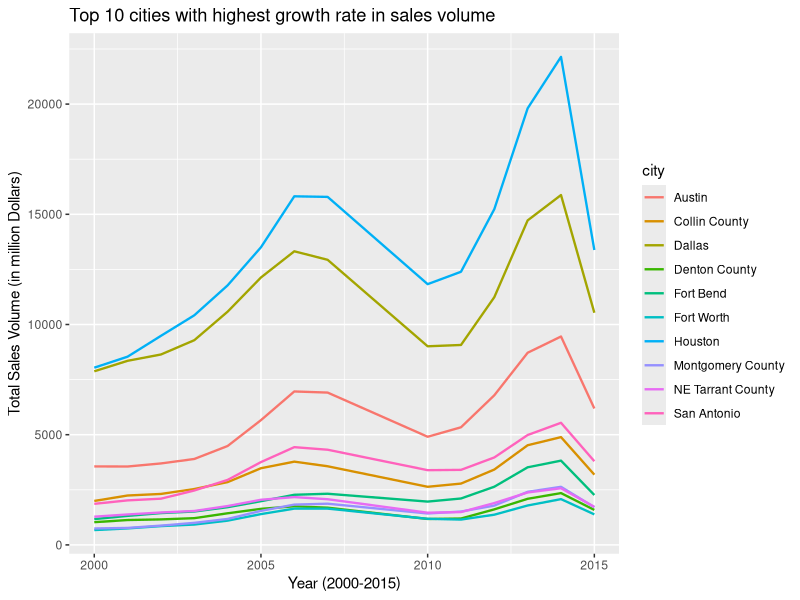
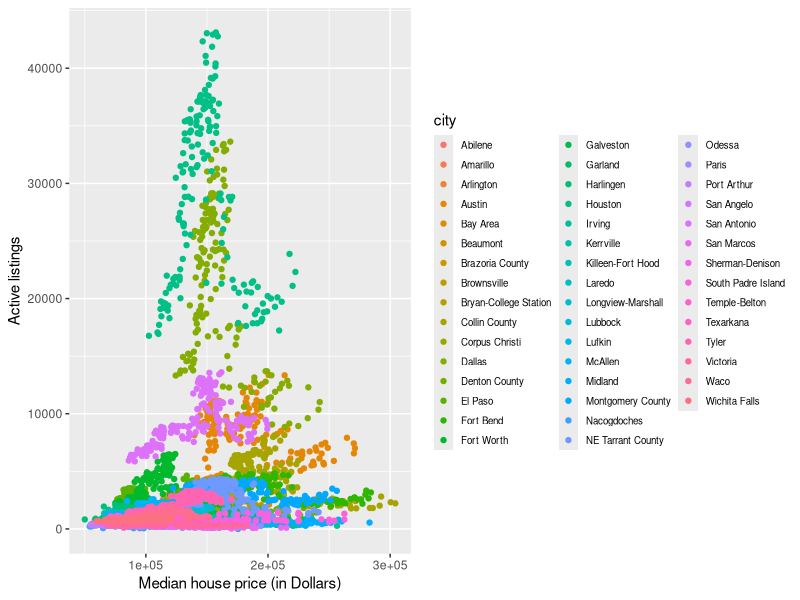
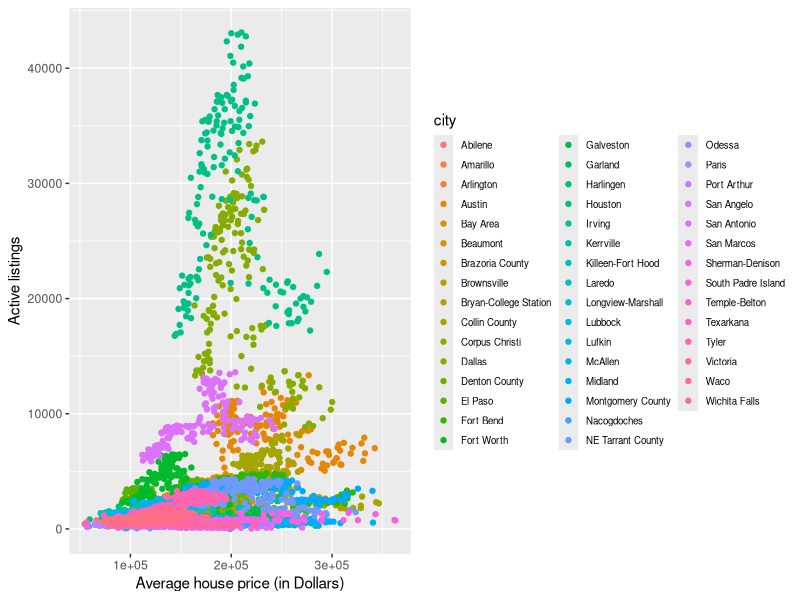

R code for these plots, in order:
# Name: Nam Nguyen
# Class: DATA 180


# Load in the libraries and data set that we are going to work with
library(ggplot2)
library(dplyr)
data(txhousing)
head(txhousing)

#------------------------------------------------------------------------------
# Excluding data from 2008 to 2009 due to the Great Depression
excl_rec <- txhousing %>%
  filter(year > 2009 | year < 2008)


# Here, I define the growth rate to be the additional sales volume gained
# through out the period form 2000 to 2015. In other words, it is the
# difference in the sales volume in 2015 and 2000 for each city.


# Since we are looking at the timeframe 2000 to 2015 and we are interested in 
# sales trend over this period, we will calculate the 
# total sales volume of the two years - 2000 and 2015 - for each city. Then, we can  
# compute the growth rate by subtracting sales volume of 2000 from 2015.


# We will calculate the total sales volume, mean, and median of 2000 and 2015 for each city.
group_data <- excl_rec %>% 
  filter(year == 2000 | year == 2015) %>% 
  group_by(city, year) %>% 
  summarize(
    total_vol_in_mil = sum(volume, na.rm = TRUE)/1000000
    )

# Compute growth rate, sort the values in descending order of growth rate so 
# the highest growing cities are at the top, and eliminate NA values arose from
# computation.
city_growth <- group_data %>%
  mutate(growth = total_vol_in_mil - lag(total_vol_in_mil)) %>%
  arrange(desc(growth)) %>%
  filter(is.na(growth) == FALSE)


# Top 10 cities with the highest growth rate experienced a grow of more
# than 400 million dollars in sales.
print(n = 10, city_growth)
top_cities <- city_growth %>% filter(growth >= 400)


# Get the names of those cities
cities <- top_cities$city


# Calculate the total sales value of each year for each city
top_cities_data <- excl_rec %>% 
  filter(city %in% cities) %>%
  group_by(city, year) %>% 
  summarize(total_vol_in_mil = sum(volume, na.rm=TRUE)/1000000)


# Visualize data using line graph as it is easy to interpret growth
ggplot(top_cities_data, aes(x = year, y = total_vol_in_mil, colour = city)) + 
  geom_line(size = .8) +
  labs(x = 'Year (2000-2015)', 
       y = "Total Sales Volume (in million Dollars)", 
       title = 'Top 10 cities with highest growth rate in sales volume')


# Customer wants to know whether the data is skewed by some outliers.

# We will approach this problem by calculating the mean house price and the 
# average median house price of the two years: 2000 and 2015. We can first filter out
# observations from 2000 and 2015. Then, we calculate the mean house price by
# dividing the total sales volume by number of sales within a year. Since we 
# do not know the exact median house price, we can use the average  median 
# house price as a replacement. To compute the average median house price, we 
# can take the average of all the median prices within a year. 
group_data_for_centr <- excl_rec %>% 
  filter(year == 2000 | year == 2015) %>% 
  group_by(city, year) %>% 
  summarize(
    mean_price = sum(volume) / sum(sales),
    avg_median_price = mean(median)
    ) %>%
  mutate(diff = mean_price - avg_median_price)


# Filters out the top cities that we are interested in. 
centr_growth <- group_data_for_centr %>%
  filter(city %in% cities)
  
# Print the table comparing mean and median of each year for each city.
print(centr_growth)


#------------------------------------------------------------------------------
# BEST TIME TO BUY HOUSE IN HISTORY


# Create a date column (year - month) to inform customers and add the average
# house price per month, since the customer wants to know the exact time
formatted_date <- excl_rec %>% 
  mutate(
    converted_year = as.character(year),
    converted_month = as.character(month), 
    time = paste(converted_year, converted_month, sep = "-")
    )


# We use median house price as the main indicator here, since median is 
# resistant to outliers. 

# Sort the median house price in ascending order to get the dates with the 
# lowest median house prices on top and filter out the top 20 best time to 
# buy a house, presuming customers prefer low prices
best_time_to_buy <- formatted_date %>% 
  select(city, time, median) %>%
  arrange(median) %>% 
  filter(median <= 59400)

print(n = 20, best_time_to_buy)
#------------------------------------------------------------------------------
# BEST TIME TO SELL HOUSE IN HISTORY


# Sort the average house price in the descending order to achieve the top dates
# with highest sales volume and filter out the top 20 best time to sell a house,
# presuming customers prefer selling houses at a high price
top_date_to_sell <- formatted_date %>%
  select(city, date, median) %>%
  arrange(desc(median)) %>%
  filter(median >= 270300)

print(top_date_to_sell)
#------------------------------------------------------------------------------
# RELATIONSHIP 

# We will filter out the NA values in the listings, and median columns. 
# Total exclusion turns out to be 1318 observations. The majority of the 
# exclusions coming from NA values in the listings column.
relationship <- excl_rec %>% 
  mutate(avg_house_price = volume/sales) %>%
  select(city, median, avg_house_price, listings) %>%
  filter(is.na(listings) == FALSE, 
         is.na(median) == FALSE
         )


# Visualize the relationship between median house price and active listings
ggplot(relationship, aes(x=median, y=listings, colour=city)) +
  geom_point() + 
  labs(
    x = "Median house price (in Dollars)",
    y = "Active listings"
  ) + 
  theme(
    legend.key.size = unit(0.5, "cm"),
    legend.text = element_text(size = 7)
    )

# Visualize the relationship between average house price and active listings
ggplot(relationship, aes(avg_house_price, listings,colour = city)) + 
  geom_point() + 
  labs(
    x = "Average house price (in Dollars)",
    y = "Active listings"
    ) + 
  theme(
    legend.key.size = unit(0.5, "cm"),
    legend.text = element_text(size = 7)
  )


